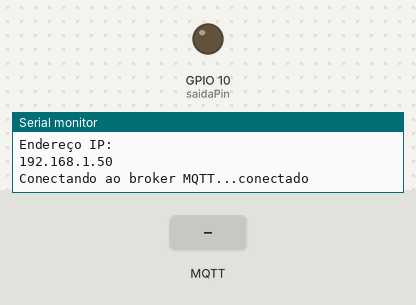
Bench run of a sketch on a simulated ESP32-S3. Shown: output pins drawn as LEDs (lit = HIGH), the last lines printed to the serial monitor. The test bench sets the inputs (shaded band). WiFi joins after 1.5 s; servers stay silent unless stated; no MQTT or app messages arrive unless stated.

Above: at 3.2 s.
3.3 s: MQTT message "5" arrives on the first subscribed topic
At 4.5 s:
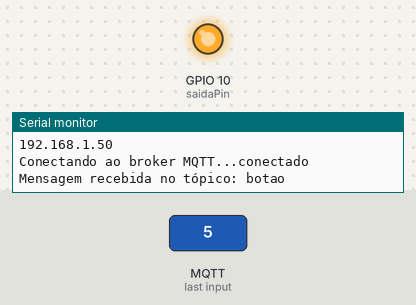
4.8 s: MQTT message "0" arrives on the first subscribed topic
At 5.7 s:
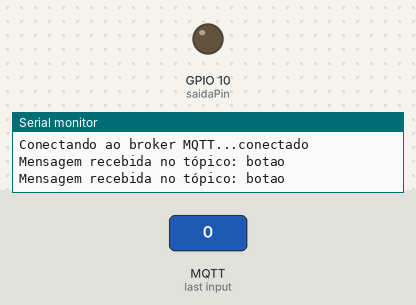
6.3 s: MQTT message "90" arrives on the first subscribed topic
At 6.8 s:
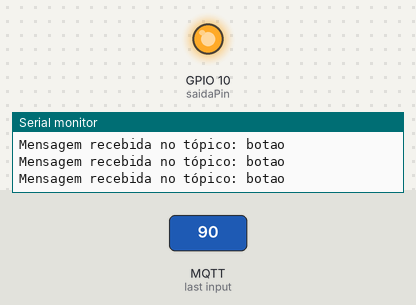
Timing chart, 0 to 9.3 s (numbered marks = the images above; inputs shaded):
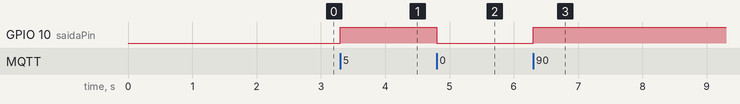

Measured:
- after the input at 3.3 s, GPIO 10 (saidaPin): LOW → HIGH at once
- after the input at 4.8 s, GPIO 10 (saidaPin): HIGH → LOW at once
- after the input at 6.3 s, GPIO 10 (saidaPin): LOW → HIGH at once

The sketch:

esp32_mqtt_sub.ino
```cpp
#include <WiFi.h>
#include <PubSubClient.h>
#include <WiFiClientSecure.h>

// Wi-Fi credentials
const char* ssid = "Celular";
const char* password = "123456789";

// MQTT broker details
const char* mqtt_broker = "3336331d013f40ffa18a7e282f88328f.s1.eu.hivemq.cloud";
const int mqtt_port = 8883;
const char* mqtt_username = "ESP32";
const char* mqtt_password = "Senha1234";

// Pino de saída
const int saidaPin = 10;

WiFiClientSecure espClient;
PubSubClient client(espClient);

void setup_wifi() {
  delay(10);
  Serial.println();
  Serial.print("Conectando à rede: ");
  Serial.println(ssid);

  WiFi.begin(ssid, password);

  while (WiFi.status() != WL_CONNECTED) {
    delay(1000);
    Serial.print(".");
  }

  Serial.println("");
  Serial.println("WiFi conectado");
  Serial.println("Endereço IP: ");
  Serial.println(WiFi.localIP());
}

void callback(char* topic, byte* payload, unsigned int length) {
  Serial.print("Mensagem recebida no tópico: ");
  Serial.println(topic);

  char payloadStr[length + 1];
  memcpy(payloadStr, payload, length);
  payloadStr[length] = '\0';

  int valor = atoi(payloadStr);
  digitalWrite(saidaPin, valor);
}

void reconnect() {
  while (!client.connected()) {
    Serial.print("Conectando ao broker MQTT...");
    if (client.connect("ESP32ClientSub", mqtt_username, mqtt_password)) {
      Serial.println("conectado");
      client.subscribe("botao");
    } else {
      Serial.print("falha, rc=");
      Serial.print(client.state());
      Serial.println(" tentando novamente em 5 segundos");
      delay(5000);
    }
  }
}

void setup() {
  Serial.begin(115200);
  setup_wifi();
  espClient.setInsecure(); // Usar conexão insegura para MQTT sobre TLS
  client.setServer(mqtt_broker, mqtt_port);
  client.setCallback(callback);
  pinMode(saidaPin, OUTPUT);
}

void loop() {
  if (!client.connected()) {
    reconnect();
  }
  client.loop();
}
```
